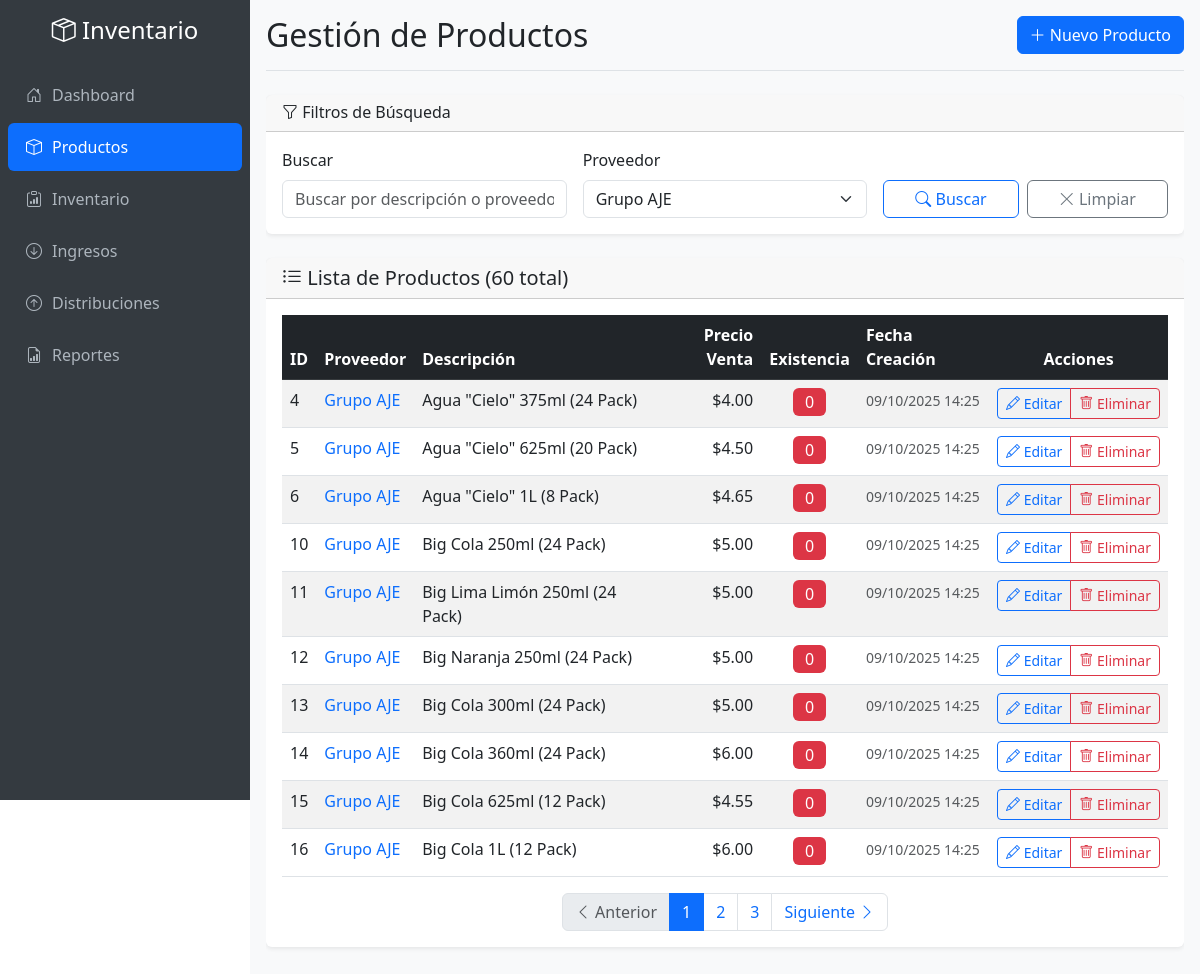
The page /productos.php?proveedor=Grupo AJE on the database its author committed.
### tables this page shows
CREATE TABLE productos (
    id INT PRIMARY KEY AUTO_INCREMENT,
    proveedor VARCHAR(255) NOT NULL,
    descripcion TEXT NOT NULL,
    precio_compra DECIMAL(10,2) DEFAULT 0.00 COMMENT 'Último precio de compra registrado',
    precio_venta DECIMAL(10,2) NOT NULL,
    existencia INT DEFAULT 0,
    margen_ganancia DECIMAL(5,2) AS (
        CASE 
            WHEN precio_compra > 0 THEN ((precio_venta - precio_compra) / precio_compra * 100)
            ELSE 0
        END
    ) STORED COMMENT 'Margen de ganancia en porcentaje (calculado automáticamente)',
    fecha_creacion TIMESTAMP DEFAULT CURRENT_TIMESTAMP,
    fecha_actualizacion TIMESTAMP DEFAULT CURRENT_TIMESTAMP ON UPDATE CURRENT_TIMESTAMP,
    INDEX idx_proveedor (proveedor),
    INDEX idx_existencia (existencia)
);

### productos.php (the view, shortened to what this page needs)
<?php
$database = new Database();
$db = $database->getConnection();
$page = isset($_GET['page']) ? (int)$_GET['page'] : 1;
$limit = 10;
$offset = ($page - 1) * $limit;
$search = isset($_GET['search']) ? $_GET['search'] : '';
$proveedor_filter = isset($_GET['proveedor']) ? $_GET['proveedor'] : '';
$where_conditions = [];
$params = [];
if (!empty($proveedor_filter)) {
    $where_conditions[] = "proveedor = ?";
    $params[] = $proveedor_filter;
}
$where_clause = !empty($where_conditions) ? "WHERE " . implode(" AND ", $where_conditions) : "";
$count_query = "SELECT COUNT(*) as total FROM productos $where_clause";
$stmt_count = $db->prepare($count_query);
$stmt_count->execute($params);
$total_productos = $stmt_count->fetch()['total'];
$total_pages = ceil($total_productos / $limit);
$query = "SELECT * FROM productos $where_clause ORDER BY fecha_creacion DESC LIMIT $limit OFFSET $offset";
$stmt = $db->prepare($query);
$stmt->execute($params);
$productos = $stmt->fetchAll();
$stmt_proveedores = $db->prepare("SELECT DISTINCT proveedor FROM productos ORDER BY proveedor");
$stmt_proveedores->execute();
$proveedores = $stmt_proveedores->fetchAll();
?>
<!DOCTYPE html>
<html lang="es">
<head>
    <link href="https://cdn.jsdelivr.net/npm/bootstrap@5.3.0/dist/css/bootstrap.min.css" rel="stylesheet">
    <link href="https://cdn.jsdelivr.net/npm/bootstrap-icons@1.10.0/font/bootstrap-icons.css" rel="stylesheet">
</head>
<body>
    <div class="app-container">
        <nav class="sidebar" id="sidebar">
            <div class="pt-3">
                <div class="text-center mb-4">
                    <h4 class="text-white d-none d-lg-block">
                        <i class="bi bi-box-seam"></i> Inventario
                    </h4>
                </div>
                <ul class="nav flex-column">
                    <li class="nav-item">
                        <a class="nav-link" href="index.php">
                            <i class="bi bi-house-door"></i> Dashboard
                        </a>
                    </li>
                    <li class="nav-item">
                        <a class="nav-link active" href="productos.php">
                            <i class="bi bi-box"></i> Productos
                        </a>
                    </li>
                    <li class="nav-item">
                        <a class="nav-link" href="inventario.php">
                            <i class="bi bi-clipboard-data"></i> Inventario
                        </a>
                    </li>
                    <li class="nav-item">
                        <a class="nav-link" href="ingresos.php">
                            <i class="bi bi-arrow-down-circle"></i> Ingresos
                        </a>
                    </li>
                    <li class="nav-item">
                        <a class="nav-link" href="distribuciones.php">
                            <i class="bi bi-arrow-up-circle"></i> Distribuciones
                        </a>
                    </li>
                    <li class="nav-item">
                        <a class="nav-link" href="reportes.php">
                            <i class="bi bi-file-earmark-bar-graph"></i> Reportes
                        </a>
                    </li>
                </ul>
            </div>
        </nav>
        <main class="main-content">
            <div class="content-wrapper">
                <div class="d-flex justify-content-between flex-wrap align-items-center mb-4 pb-3 border-bottom">
                    <h1 class="h2 mb-0">Gestión de Productos</h1>
                    <button type="button" class="btn btn-primary" data-bs-toggle="modal" data-bs-target="#modalProducto">
                        <i class="bi bi-plus-lg"></i>
                        <span class="d-none d-sm-inline">Nuevo Producto</span>
                    </button>
                </div>
                <div class="card mb-4 animate-in">
                    <div class="card-header">
                        <h6 class="mb-0">
                            <i class="bi bi-funnel"></i> Filtros de Búsqueda
                        </h6>
                    </div>
                    <div class="card-body">
                        <form method="GET" class="row g-3">
                            <div class="col-md-4">
                                <label for="search" class="form-label">Buscar</label>
                                <input type="text" class="form-control" id="search" name="search"
                                       value="<?php echo htmlspecialchars($search); ?>"
                                       placeholder="Buscar por descripción o proveedor...">
                            </div>
                            <div class="col-md-4">
                                <label for="proveedor" class="form-label">Proveedor</label>
                                <select class="form-select" id="proveedor" name="proveedor">
                                    <?php foreach ($proveedores as $proveedor): ?>
                                        <option value="<?php echo htmlspecialchars($proveedor['proveedor']); ?>"
                                                <?php echo $proveedor_filter == $proveedor['proveedor'] ? 'selected' : ''; ?>>
                                            <?php echo htmlspecialchars($proveedor['proveedor']); ?>
                                        </option>
                                    <?php endforeach; ?>
                                </select>
                            </div>
                            <div class="col-md-4 d-flex align-items-end gap-2">
                                <button type="submit" class="btn btn-outline-primary flex-fill">
                                    <i class="bi bi-search"></i>
                                    <span class="d-none d-sm-inline">Buscar</span>
                                </button>
                                <a href="productos.php" class="btn btn-outline-secondary flex-fill">
                                    <i class="bi bi-x-lg"></i>
                                    <span class="d-none d-sm-inline">Limpiar</span>
                                </a>
                            </div>
                        </form>
                    </div>
                </div>
                <div class="card animate-in">
                    <div class="card-header">
                        <h5 class="card-title mb-0">
                            <i class="bi bi-list-ul"></i>
                            Lista de Productos (<?php echo number_format($total_productos); ?> total)
                        </h5>
                    </div>
                    <div class="card-body">
                        <?php if (count($productos) > 0): ?>
                            <div class="table-responsive">
                                <table class="table table-striped table-hover mb-0">
                                    <thead class="table-dark">
                                        <tr>
                                            <th>ID</th>
                                            <th>Proveedor</th>
                                            <th>Descripción</th>
                                            <th class="text-end">Precio Venta</th>
                                            <th class="text-center">Existencia</th>
                                            <th class="d-none d-md-table-cell">Fecha Creación</th>
                                            <th class="table-actions text-center">Acciones</th>
                                        </tr>
                                    </thead>
                                    <tbody>
                                        <?php foreach ($productos as $producto): ?>
                                            <tr>
                                                <td class="fw-medium"><?php echo $producto['id']; ?></td>
                                                <td>
                                                    <span class="fw-medium text-primary">
                                                        <?php echo htmlspecialchars($producto['proveedor']); ?>
                                                    </span>
                                                </td>
                                                <td>
                                                    <span title="<?php echo htmlspecialchars($producto['descripcion']); ?>">
                                                        <?php echo htmlspecialchars($producto['descripcion']); ?>
                                                    </span>
                                                </td>
                                                <td class="text-end fw-medium">
                                                    $<?php echo number_format($producto['precio_venta'], 2); ?>
                                                </td>
                                                <td class="text-center">
                                                    <span class="badge fs-6 <?php echo $producto['existencia'] == 0 ? 'bg-danger' : ($producto['existencia'] < 10 ? 'bg-warning text-dark' : 'bg-success'); ?>">
                                                        <?php echo number_format($producto['existencia']); ?>
                                                    </span>
                                                </td>
                                                <td class="d-none d-md-table-cell text-muted">
                                                    <small><?php echo date('d/m/Y H:i', strtotime($producto['fecha_creacion'])); ?></small>
                                                </td>
                                                <td class="table-actions text-center">
                                                    <div class="btn-group" role="group">
                                                        <button type="button" class="btn btn-sm btn-outline-primary"
                                                                onclick="editarProducto(<?php echo htmlspecialchars(json_encode($producto)); ?>)"
                                                                title="Editar producto">
                                                            <i class="bi bi-pencil"></i>
                                                            <span class="d-none d-lg-inline"> Editar</span>
                                                        </button>
                                                        <button type="button" class="btn btn-sm btn-outline-danger"
                                                                onclick="eliminarProducto(<?php echo $producto['id']; ?>, '<?php echo htmlspecialchars($producto['descripcion']); ?>')"
                                                                title="Eliminar producto">
                                                            <i class="bi bi-trash"></i>
                                                            <span class="d-none d-lg-inline"> Eliminar</span>
                                                        </button>
                                                    </div>
                                                </td>
                                            </tr>
                                        <?php endforeach; ?>
                                    </tbody>
                                </table>
                            </div>
                            <?php if ($total_pages > 1): ?>
                                <nav aria-label="Navegación de productos" class="mt-3">
                                    <ul class="pagination justify-content-center mb-0">
                                        <li class="page-item <?php echo $page <= 1 ? 'disabled' : ''; ?>">
                                            <a class="page-link" href="?page=<?php echo $page - 1; ?>&search=<?php echo urlencode($search); ?>&proveedor=<?php echo urlencode($proveedor_filter); ?>">
                                                <i class="bi bi-chevron-left"></i>
                                                <span class="d-none d-sm-inline"> Anterior</span>
                                            </a>
                                        </li>
                                        <?php for ($i = max(1, $page - 2); $i <= min($total_pages, $page + 2); $i++): ?>
                                            <li class="page-item <?php echo $i == $page ? 'active' : ''; ?>">
                                                <a class="page-link" href="?page=<?php echo $i; ?>&search=<?php echo urlencode($search); ?>&proveedor=<?php echo urlencode($proveedor_filter); ?>"><?php echo $i; ?></a>
                                            </li>
                                        <?php endfor; ?>
                                        <li class="page-item <?php echo $page >= $total_pages ? 'disabled' : ''; ?>">
                                            <a class="page-link" href="?page=<?php echo $page + 1; ?>&search=<?php echo urlencode($search); ?>&proveedor=<?php echo urlencode($proveedor_filter); ?>">
                                                <span class="d-none d-sm-inline">Siguiente </span>
                                                <i class="bi bi-chevron-right"></i>
                                            </a>
                                        </li>
                                    </ul>
                                </nav>
                            <?php endif; ?>
                        <?php endif; ?>
                    </div>
                </div>
            </div>
        </main>
    </div>
</body>
</html>

### productos.php (style rules this page uses)
* { box-sizing: border-box; }
body { margin: 0; padding: 0; overflow-x: hidden; }
.app-container { display: flex; min-height: 100vh; width: 100%; }
.sidebar { background-color: #343a40; width: 250px; min-height: 100vh; position: fixed; top: 0; left: 0; z-index: 1000; overflow-y: auto; transition: transform 0.3s ease; }
.sidebar .nav-link { color: #adb5bd; padding: 0.75rem 1rem; border-radius: 0.375rem; margin: 0.125rem 0.5rem; display: flex; align-items: center; }
.sidebar .nav-link.active { color: #fff; background-color: #0d6efd; }
.sidebar .nav-link i { width: 20px; margin-right: 8px; text-align: center; }
.main-content { flex: 1; margin-left: 250px; min-height: 100vh; width: calc(100% - 250px); padding: 1rem; background-color: #f8f9fa; }
.table-actions { white-space: nowrap; }
.btn-sm { padding: 0.25rem 0.5rem; font-size: 0.875rem; }
.card { border: none; box-shadow: 0 0.125rem 0.25rem rgba(0, 0, 0, 0.075); margin-bottom: 1rem; }
.content-wrapper { width: 100%; max-width: 100%; overflow-x: auto; }
.animate-in { animation: slideIn 0.3s ease-out; }
.badge { font-weight: 500; padding: 0.375em 0.75em; }
.table-responsive { position: relative; }
.table-responsive::after { content: ''; position: absolute; top: 0; right: 0; bottom: 0; width: 20px; background: linear-gradient(to left, rgba(248,249,250,1) 0%, rgba(248,249,250,0) 100%); pointer-events: none; opacity: 0; transition: opacity 0.3s ease; }

### rows shown on the page
productos: id "4", proveedor "Grupo AJE", descripcion "Agua \"Cielo\" 375ml (24 Pack)", precio_venta "4.00", existencia "0", fecha_creacion "09/10/2025 14:25"
productos: id "5", proveedor "Grupo AJE", descripcion "Agua \"Cielo\" 625ml (20 Pack)", precio_venta "4.50", existencia "0", fecha_creacion "09/10/2025 14:25"
productos: id "6", proveedor "Grupo AJE", descripcion "Agua \"Cielo\" 1L (8 Pack)", precio_venta "4.65", existencia "0", fecha_creacion "09/10/2025 14:25"
productos: id "10", proveedor "Grupo AJE", descripcion "Big Cola 250ml (24 Pack)", precio_venta "5.00", existencia "0", fecha_creacion "09/10/2025 14:25"
productos: id "11", proveedor "Grupo AJE", descripcion "Big Lima Limón 250ml (24 Pack)", precio_venta "5.00", existencia "0", fecha_creacion "09/10/2025 14:25"
productos: id "12", proveedor "Grupo AJE", descripcion "Big Naranja 250ml (24 Pack)", precio_venta "5.00", existencia "0", fecha_creacion "09/10/2025 14:25"
productos: id "13", proveedor "Grupo AJE", descripcion "Big Cola 300ml (24 Pack)", precio_venta "5.00", existencia "0", fecha_creacion "09/10/2025 14:25"
productos: id "14", proveedor "Grupo AJE", descripcion "Big Cola 360ml (24 Pack)", precio_venta "6.00", existencia "0", fecha_creacion "09/10/2025 14:25"
productos: id "15", proveedor "Grupo AJE", descripcion "Big Cola 625ml (12 Pack)", precio_venta "4.55", existencia "0", fecha_creacion "09/10/2025 14:25"
productos: id "16", proveedor "Grupo AJE", descripcion "Big Cola 1L (12 Pack)", precio_venta "6.00", existencia "0", fecha_creacion "09/10/2025 14:25"

### other values the page prints
$total_productos "60"
form field proveedor "Grupo AJE"
